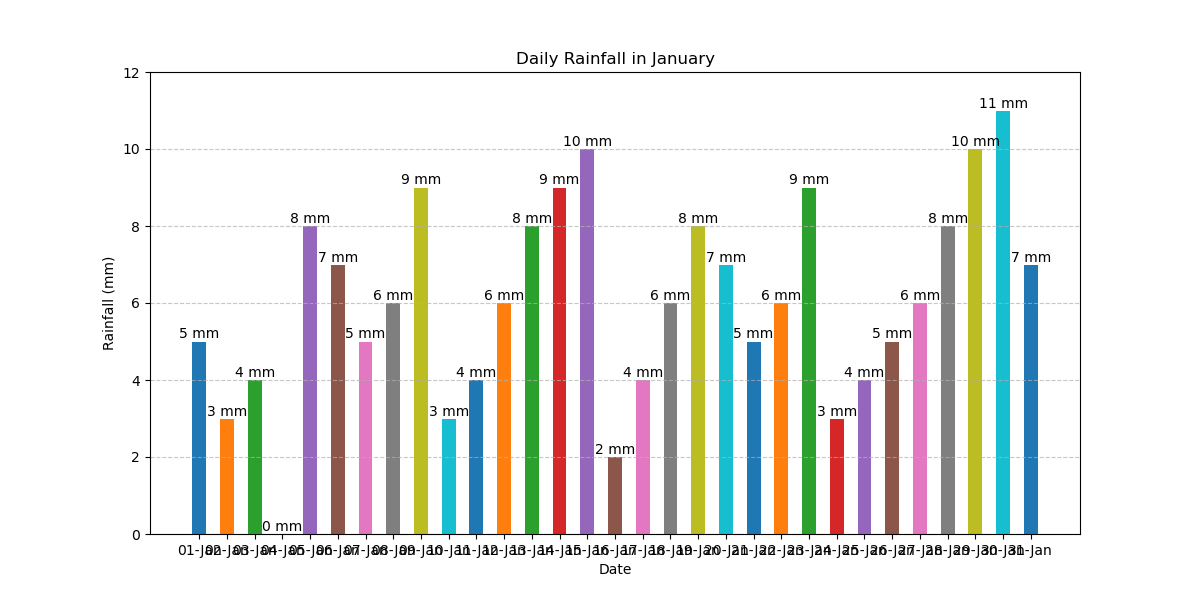

Here is the Python script that generated this plot:

import matplotlib.pyplot as plt

# Data
dates = [
    '01-Jan', '02-Jan', '03-Jan', '04-Jan', '05-Jan', '06-Jan', '07-Jan', '08-Jan', '09-Jan', '10-Jan',
    '11-Jan', '12-Jan', '13-Jan', '14-Jan', '15-Jan', '16-Jan', '17-Jan', '18-Jan', '19-Jan', '20-Jan',
    '21-Jan', '22-Jan', '23-Jan', '24-Jan', '25-Jan', '26-Jan', '27-Jan', '28-Jan', '29-Jan', '30-Jan', '31-Jan'
]
rainfall = [
    5, 3, 4, 0, 8, 7, 5, 6, 9, 3, 4, 6, 8, 9, 10, 2, 4, 6, 8, 7, 5, 6, 9, 3, 4, 5, 6, 8, 10, 11, 7
]

# Color codes for each bar
colors = [
    '#1f77b4', '#ff7f0e', '#2ca02c', '#d62728', '#9467bd', '#8c564b', '#e377c2', '#7f7f7f', '#bcbd22', '#17becf',
    '#1f77b4', '#ff7f0e', '#2ca02c', '#d62728', '#9467bd', '#8c564b', '#e377c2', '#7f7f7f', '#bcbd22', '#17becf',
    '#1f77b4', '#ff7f0e', '#2ca02c', '#d62728', '#9467bd', '#8c564b', '#e377c2', '#7f7f7f', '#bcbd22', '#17becf', '#1f77b4'
]

# Bar width
bar_width = 0.5

# Create vertical bar chart
plt.figure(figsize=(12, 6))
bar_container = plt.bar(dates, rainfall, color=colors, width=bar_width)

# Add data labels
for bar in bar_container:
    height = bar.get_height()
    plt.text(bar.get_x() + bar.get_width()/2, height, f'{height} mm', ha='center', va='bottom')
    
# Title and labels
plt.title('Daily Rainfall in January')
plt.xlabel('Date')
plt.ylabel('Rainfall (mm)')

# Set y-axis limits
plt.ylim(0, 12)

# Customize the grid
plt.grid(axis='y', linestyle='--', alpha=0.7)

# Show plot
plt.show()
